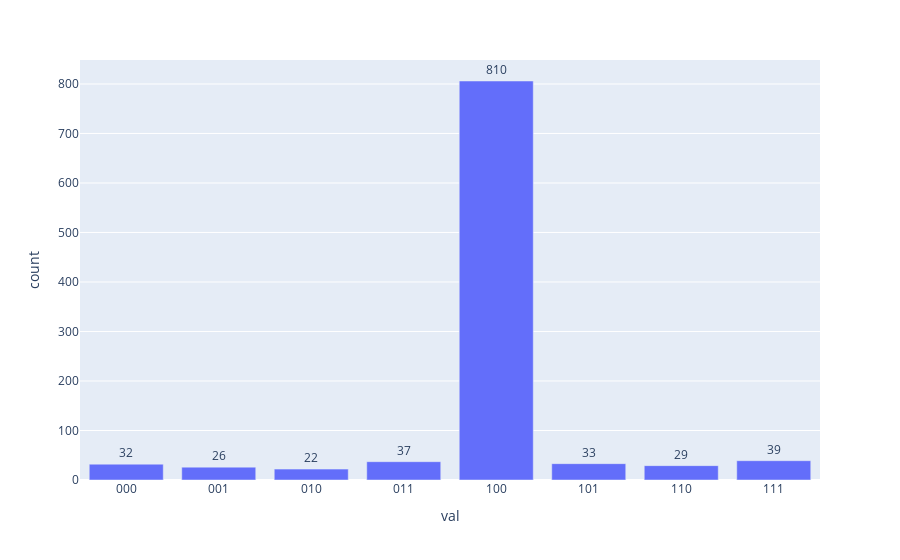

Source (notebook cell):
### Code cell
############# CIRCUIT SIMULATION #################
aer_sim = Aer.get_backend('aer_simulator')
aer_sim.set_options(device='CPU')
transpiled_qc = transpile(qc, aer_sim)

shots = 2**(n+7) #we repeat the simulation 2048 times
job = aer_sim.run(transpiled_qc, shots=shots)

############# CODE FOR PLOTTING ####################
hist = job.result().get_counts() #simulation output
sort_hist = sorted(hist.items()) #So that the plotting puts everything in the same increasing order of basis
n_hist = {k:v for k,v in sort_hist}

results = {'val':n_hist.keys(),'count':n_hist.values()} #change the formatting of the data to match plotly

fig = px.bar(results, x="val", y="count", text="count")
fig.update_traces(texttemplate='%{text:.2s}', textposition='outside')
fig.update_layout(uniformtext_minsize=6, uniformtext_mode='show')
fig.show()

############## CODE FOR LISTING THE RESULTS #####################
trig = []
max_c = max(results['count'])
for i,j in zip(results['val'],results['count']):
    if int(j) > max_c-0.33*max_c: #only consideres values that are higher than one third less
        trig.append({'index_dec':int(i,2),'index_bin':i,'counts':j})

for t in trig:
    print(f"Index {t['index_dec']} holds the value {data_arr[t['index_dec']]}, which is value being looked for.")

### Figure 1 — Plotly figure (JSON) as saved in the notebook; plotly's stock layout.template omitted (floating-point values rounded to 4 significant figures)
{"data": [{"alignmentgroup": "True", "hovertemplate": "val=%{x}<br>count=%{text}<extra></extra>", "legendgroup": "", "marker": {"color": "#636efa", "pattern": {"shape": ""}}, "name": "", "offsetgroup": "", "orientation": "v", "showlegend": false, "text": ["32", "26", "22", "37", "806", "33", "29", "39"], "textposition": "outside", "texttemplate": "%{text:.2s}", "type": "bar", "x": ["000", "001", "010", "011", "100", "101", "110", "111"], "xaxis": "x", "y": [32, 26, 22, 37, 806, 33, 29, 39], "yaxis": "y"}], "layout": {"barmode": "relative", "legend": {"tracegroupgap": 0}, "margin": {"t": 60}, "uniformtext": {"minsize": 6, "mode": "show"}, "xaxis": {"anchor": "y", "domain": [0, 1], "title": {"text": "val"}}, "yaxis": {"anchor": "x", "domain": [0, 1], "title": {"text": "count"}}}}
